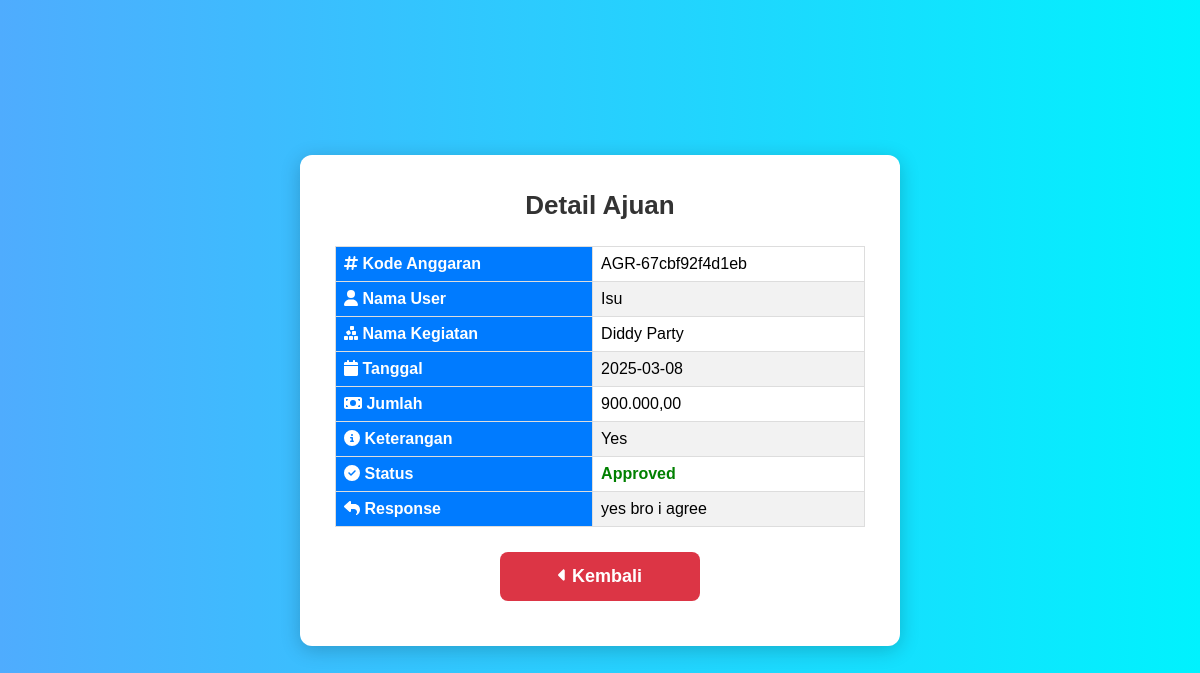
The page /pages/admin/details.php?kode_anggaran=AGR-67cbf92f4d1eb (signed in) on the database its author committed.
### tables this page shows
CREATE TABLE `anggaran` (
  `kode_anggaran` varchar(20) NOT NULL,
  `user_anggaran` varchar(50) NOT NULL,
  `nama_kegiatan` varchar(255) NOT NULL,
  `tanggal` date NOT NULL,
  `jumlah` decimal(15,2) NOT NULL,
  `keterangan` text,
  `status` enum('pending','approved','rejected') NOT NULL DEFAULT 'pending',
  `response` text
);

### pages/admin/details.php (the view, shortened to what this page needs)
<?php
require $_SERVER['DOCUMENT_ROOT'].'/config/db.php';
$kode_anggaran = $_GET['kode_anggaran'];
$stmt = $conn->prepare("SELECT * FROM anggaran WHERE kode_anggaran = ?");
$stmt->bind_param("s", $kode_anggaran);
$stmt->execute();
$result = $stmt->get_result();
$row = $result->fetch_assoc();
?>
<!DOCTYPE html>
<html lang="en">
<head>
    <link rel="stylesheet" href="/styles/dashboard.css">
</head>
<body>
    <div class="container">
        <h2>Detail Ajuan</h2>
        <div class="table-container">
            <table class="table">
                <tr><th><i class="fa-solid fa-hashtag"></i> Kode Anggaran</th><td><?php echo htmlspecialchars($row['kode_anggaran']); ?></td></tr>
                <tr><th><i class="fa-solid fa-user"></i> Nama User</th><td><?php echo htmlspecialchars($row['user_anggaran']); ?></td></tr>
                <tr><th><i class="fa-solid fa-cubes-stacked"></i> Nama Kegiatan</th><td><?php echo htmlspecialchars($row['nama_kegiatan']); ?></td></tr>
                <tr><th><i class="fa-solid fa-calendar"></i> Tanggal</th><td><?php echo htmlspecialchars($row['tanggal']); ?></td></tr>
                <tr><th><i class="fa-solid fa-money-bill"></i> Jumlah</th><td><?php echo number_format($row['jumlah'], 2, ',', '.'); ?></td></tr>
                <tr><th><i class="fa-solid fa-circle-info"></i> Keterangan</th><td><?php echo nl2br(htmlspecialchars($row['keterangan'])); ?></td></tr>
                <tr><th><i class="fa-solid fa-circle-check"></i> Status</th><td class="<?= ($row['status'] === 'approved') ? 'approved' : 'rejected'; ?>">
                    <?= ucfirst($row['status']); ?>
                </td></tr>
                <tr><th><i class="fa-solid fa-reply"></i> Response</th><td><?php echo nl2br(htmlspecialchars($row['response'])); ?></td></tr>
            </table>
        </div>
        <a href="review.php" class="btn btn-danger"><i class="fa-solid fa-caret-left"></i> Kembali</a>
    </div>
</body>
</html>

### styles/dashboard.css (style rules this page uses)
* { margin: 0; padding: 0; box-sizing: border-box; font-family: 'Poppins', sans-serif; }
body { display: flex; justify-content: center; align-items: center; height: 100vh; background: linear-gradient(to right, #4facfe, #00f2fe); }
.container, .dashboard-container, .ajuan-container, .daftar-container { background: white; padding: 35px; border-radius: 12px; box-shadow: 0px 4px 20px rgba(0, 0, 0, 0.2); text-align: center; width: 95%; max-width: 600px; animation: fadeIn 0.5s ease-in-out; }
.table-container { overflow-x: auto; overflow-y: auto; }
h1, h2 { font-size: 26px; color: #333; margin-bottom: 15px; }
.btn { display: inline-block; background: #007BFF; color: white; padding: 14px 22px; border-radius: 8px; text-decoration: none; font-size: 18px; font-weight: bold; transition: background 0.3s, transform 0.2s; margin: 10px; border: none; cursor: pointer; width: 200px; text-align: center; }
.btn-danger { background: #dc3545; }
table { width: 100%; border-collapse: collapse; margin-top: 10px; margin-bottom: 15px; }
th, td { border: 1px solid #ddd; padding: 8px; text-align: left; }
th { background-color: #007bff; color: white; }
tr:nth-child(even) { background-color: #f2f2f2; }
.approved { color: green; font-weight: bold; }

### rows shown on the page
anggaran: kode_anggaran "AGR-67cbf92f4d1eb", user_anggaran "Isu", nama_kegiatan "Diddy Party", tanggal "2025-03-08", jumlah "900.000,00", keterangan "Yes", status "Approved", response "yes bro i agree"
